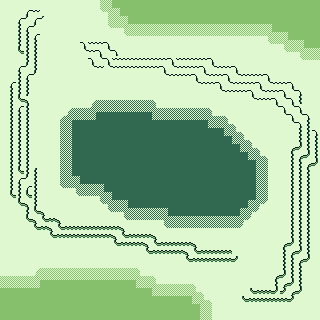

This is a level from a 2D game, rendered from its Tiled map with the project's own tilesets. A one-line summary and the complete map file follow:
An orthogonal 40x40 tile map with 8x8 px tiles, 1 tile layer (Tile Layer 1).

<map version="1.10" tiledversion="1.10.2" orientation="orthogonal" renderorder="right-down" width="40" height="40" tilewidth="8" tileheight="8" infinite="0" nextlayerid="2" nextobjectid="1">
 <tileset firstgid="1" source="tiles.tsx" />
 <layer id="1" name="Tile Layer 1" width="40" height="40">
  <data encoding="csv">
20,20,20,20,20,20,20,20,20,20,20,20,158,159,19,19,19,19,19,19,19,19,19,19,19,19,19,19,19,19,19,19,19,19,19,19,19,19,19,19,
20,20,20,126,127,20,20,20,20,20,20,20,178,137,159,19,19,19,19,19,19,19,19,19,19,19,19,19,19,19,19,19,19,19,19,19,19,19,19,19,
20,20,126,150,126,150,20,20,20,20,20,20,20,158,159,159,19,19,19,19,19,19,19,19,19,19,19,19,19,19,19,19,19,19,19,19,19,19,19,19,
20,20,146,126,150,20,20,20,20,20,20,20,20,178,179,137,159,159,159,159,159,159,159,159,159,159,159,159,159,159,159,159,159,159,19,19,19,19,19,19,
20,20,146,146,126,20,20,20,20,20,20,20,20,20,20,178,179,179,179,179,179,179,179,179,179,179,179,179,179,179,179,179,179,137,159,159,19,19,19,19,
20,20,146,146,146,20,20,20,20,20,128,127,127,128,20,20,20,20,20,20,20,20,20,20,20,20,20,20,20,20,20,20,20,178,179,137,159,159,19,19,
20,20,166,146,146,20,20,20,20,20,149,127,128,149,128,20,20,20,20,20,20,20,20,20,20,20,20,20,20,20,20,20,20,20,20,178,179,137,159,159,
20,20,20,146,146,20,20,20,20,20,20,128,149,128,127,127,127,127,127,127,127,128,127,127,127,127,128,20,20,20,20,20,20,20,20,20,20,178,179,179,
20,20,126,150,146,20,20,20,20,20,20,149,127,149,127,127,127,127,127,127,128,149,127,127,127,128,149,127,127,128,20,20,20,20,20,20,20,20,20,20,
20,20,146,126,150,20,20,20,20,20,20,20,20,20,20,20,20,20,20,20,149,127,127,127,128,149,127,127,128,149,127,127,127,128,20,20,20,20,20,20,
20,126,146,146,20,20,20,20,20,20,20,20,20,20,20,20,20,20,20,20,20,20,20,20,149,127,127,128,149,127,127,127,128,149,127,127,128,20,20,20,
20,146,146,146,20,20,20,20,20,20,20,20,20,20,20,20,20,20,20,20,20,20,20,20,20,20,20,149,127,127,127,128,149,127,127,128,149,128,20,20,
20,146,166,130,20,20,20,20,20,20,20,198,199,199,199,199,199,199,199,200,20,20,20,20,20,20,20,20,20,20,20,149,127,127,128,149,128,148,20,20,
20,146,126,146,20,20,20,20,198,199,199,217,219,219,219,219,219,219,219,216,199,199,199,199,199,199,200,20,20,20,20,20,20,20,149,128,149,128,20,20,
20,146,146,146,20,20,20,198,217,219,219,219,39,39,39,39,39,39,39,219,219,219,219,219,219,219,216,199,200,20,20,20,20,20,20,149,128,149,128,20,
20,146,146,146,20,20,20,218,219,39,39,39,39,39,39,39,39,39,39,39,39,39,39,39,39,39,219,219,216,200,20,20,20,20,20,20,149,128,148,20,
20,146,146,146,20,20,20,218,219,39,39,39,39,39,39,39,39,39,39,39,39,39,39,39,39,39,39,39,219,216,200,20,20,20,20,20,20,148,148,128,
20,146,146,146,20,20,20,218,219,39,39,39,39,39,39,39,39,39,39,39,39,39,39,39,39,39,39,39,39,219,216,200,20,20,20,20,20,148,148,148,
20,146,146,146,20,20,20,218,219,39,39,39,39,39,39,39,39,39,39,39,39,39,39,39,39,39,39,39,39,39,219,216,200,20,20,20,129,168,148,148,
20,146,146,146,20,20,20,218,219,39,39,39,39,39,39,39,39,39,39,39,39,39,39,39,39,39,39,39,39,39,39,219,216,200,20,20,148,129,168,148,
20,146,146,146,20,20,20,218,219,39,39,39,39,39,39,39,39,39,39,39,39,39,39,39,39,39,39,39,39,39,39,39,219,220,20,20,148,148,129,168,
20,146,166,146,146,20,20,218,219,39,39,39,39,39,39,39,39,39,39,39,39,39,39,39,39,39,39,39,39,39,39,39,219,220,20,20,148,148,148,20,
20,146,126,150,146,20,20,218,219,219,39,39,39,39,39,39,39,39,39,39,39,39,39,39,39,39,39,39,39,39,39,39,219,220,20,20,148,148,148,20,
20,146,146,126,146,20,20,238,239,197,219,219,219,39,39,39,39,39,39,39,39,39,39,39,39,39,39,39,39,39,39,39,219,220,20,20,148,148,148,20,
20,166,146,166,146,20,20,20,20,238,239,239,197,219,39,39,39,39,39,39,39,39,39,39,39,39,39,39,39,39,39,39,219,220,20,20,148,148,148,20,
20,20,166,130,146,20,20,20,20,20,20,20,238,197,219,219,39,39,39,39,39,39,39,39,39,39,39,39,39,39,39,219,196,240,20,20,148,148,148,20,
20,20,20,146,166,130,20,20,20,20,20,20,20,238,239,197,219,219,219,219,219,39,39,39,39,39,39,39,39,39,219,196,240,20,20,20,148,148,148,20,
20,20,20,166,130,166,167,130,20,20,20,20,20,20,20,238,239,239,239,239,197,219,219,219,219,219,219,219,219,219,196,240,20,20,20,20,148,148,148,20,
20,20,20,20,166,167,130,166,167,167,167,167,167,167,167,130,20,20,20,20,238,239,239,239,239,239,239,239,239,239,240,20,20,20,20,20,148,148,148,20,
20,20,20,20,20,20,166,167,167,167,167,167,167,167,130,166,167,167,167,130,20,20,20,20,20,20,20,20,20,20,20,20,20,20,20,20,148,148,148,20,
20,20,20,20,20,20,20,20,20,20,20,20,20,20,166,167,167,167,130,166,167,167,167,167,130,20,20,20,20,20,20,20,20,20,20,129,168,148,148,20,
20,20,20,20,20,20,20,20,20,20,20,20,20,20,20,20,20,20,166,167,167,167,167,130,166,167,167,167,167,20,20,20,20,20,20,148,129,168,148,20,
20,20,20,20,20,20,20,20,20,20,20,20,20,20,20,20,20,20,20,20,20,20,20,166,167,167,167,167,167,168,20,20,20,20,20,148,148,129,168,20,
20,20,20,20,138,139,139,139,139,139,139,139,139,139,139,139,139,140,20,20,20,20,20,20,20,20,20,20,20,20,20,20,20,20,20,148,148,148,20,20,
139,139,139,139,157,159,159,159,159,159,159,159,159,159,159,159,159,156,139,140,20,20,20,20,20,20,20,20,20,20,20,20,20,20,129,168,148,148,20,20,
159,159,159,159,159,19,19,19,19,19,19,19,19,19,19,19,19,159,159,156,139,139,139,139,140,20,20,20,20,20,20,20,20,20,148,129,168,148,20,20,
19,19,19,19,19,19,19,19,19,19,19,19,19,19,19,19,19,19,19,159,159,159,159,159,156,140,20,20,20,20,20,166,167,167,168,168,129,168,20,20,
19,19,19,19,19,19,19,19,19,19,19,19,19,19,19,19,19,19,19,19,19,19,19,19,159,156,140,20,20,20,166,167,167,167,167,167,168,20,20,20,
19,19,19,19,19,19,19,19,19,19,19,19,19,19,19,19,19,19,19,19,19,19,19,19,19,159,160,20,20,20,20,20,20,20,20,20,20,20,20,20,
19,19,19,19,19,19,19,19,19,19,19,19,19,19,19,19,19,19,19,19,19,19,19,19,19,159,160,20,20,20,20,20,20,20,20,20,20,20,20,20
</data>
 </layer>
</map>
